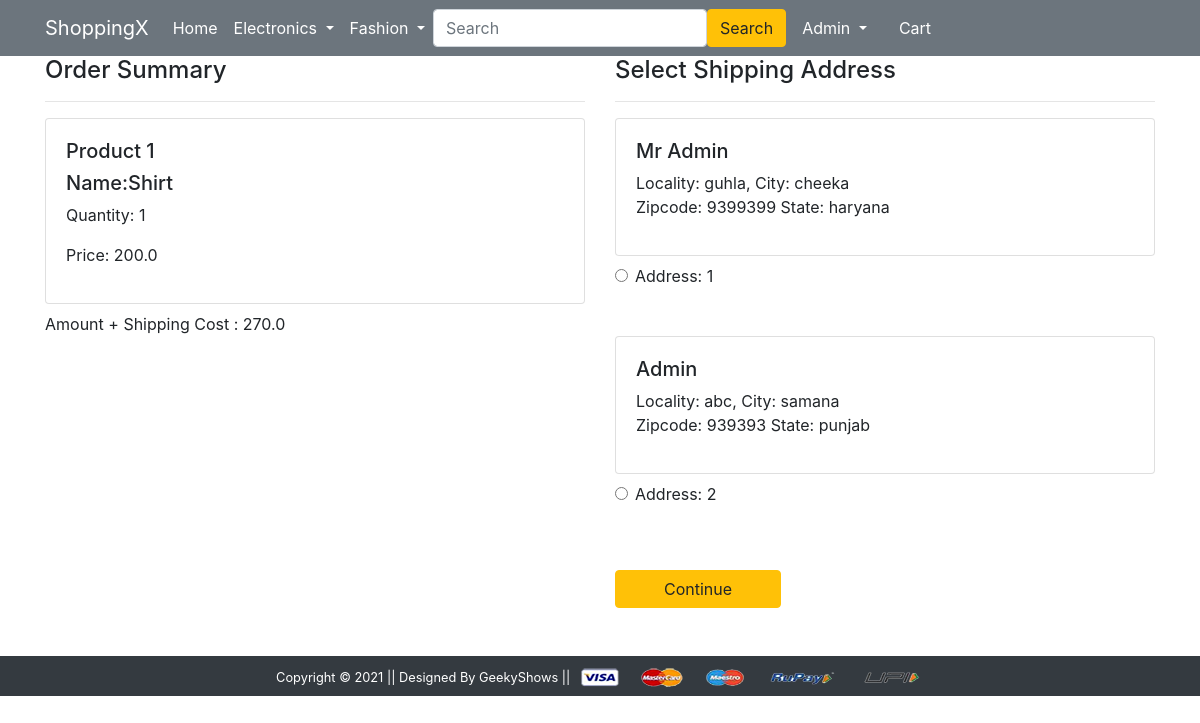
/checkout/ (signed in), run on an earlier commit of the app's database.
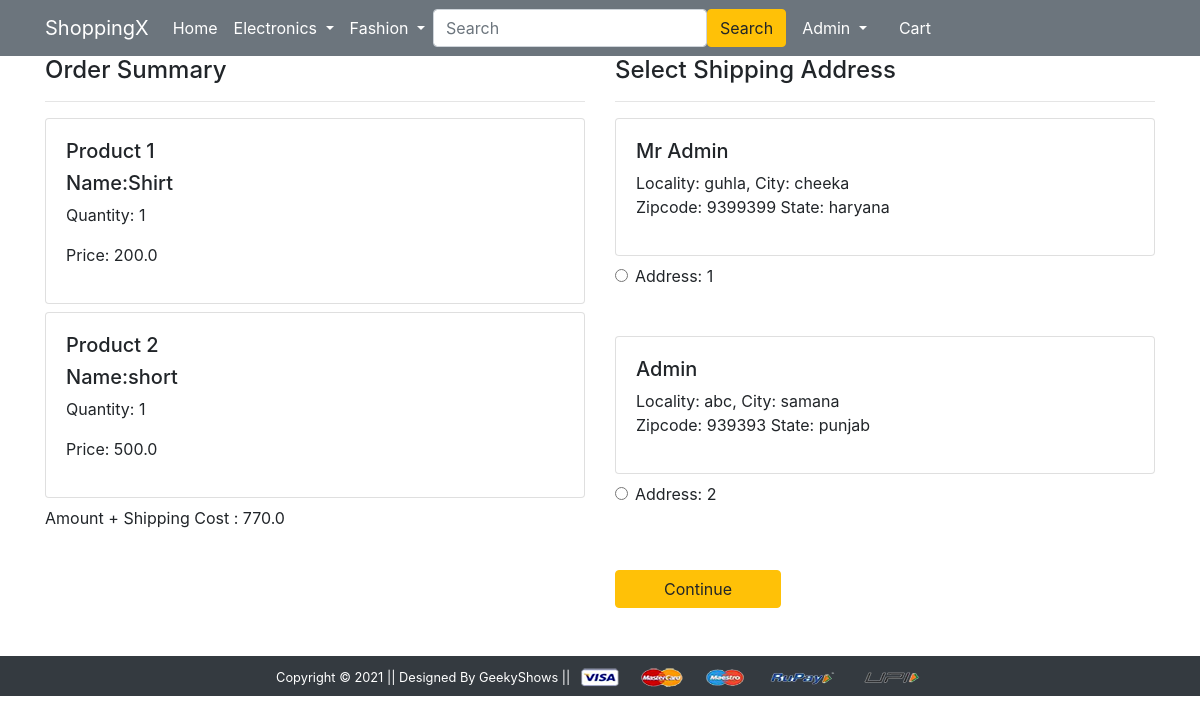
And on a later commit of the database.
### app/models.py (models this page shows, shortened)
class Cart(models.Model):
    user = models.ForeignKey(User,on_delete=models.CASCADE)
    userid = models.PositiveIntegerField(null=False)
    product = models.ForeignKey(Product,on_delete=models.CASCADE)
    quantity = models.PositiveIntegerField(default=1)

class Product(models.Model):
    title = models.CharField(max_length=100)
    selling_price = models.FloatField()
    discounted_price = models.FloatField()
    description = models.TextField()
    brand = models.CharField(max_length=100)
    category = models.CharField(choices=CATEGORY_CHOICES,max_length=2)
    product_image = models.ImageField(upload_to='productImage')

class Customer(models.Model):
    user = models.ForeignKey(User,on_delete=models.CASCADE)
    name = models.CharField(max_length=200)
    locality = models.CharField(max_length=200)
    city = models.CharField(max_length=50)
    zipcode = models.IntegerField()
    state = models.CharField(choices=STATE_CHOICES,max_length=50)

### app/views.py (the view)
# urls.py: path('checkout/', views.checkout, name='checkout'),
def checkout(request):
    customer = Customer.objects.filter(user=request.user)
    products = Cart.objects.filter(user=request.user)
    tempamount = 0.0
    totalamount = 0.0
    if products:
        for i in products:
            tempamount=(i.quantity * i.product.discounted_price)
            totalamount += tempamount
    totalamount += 70
    return render(request, 'app/checkout.html',{'customer':customer,'products':products,'totalamount':totalamount})

### app/templates/app/checkout.html
{% extends 'app/base.html' %} {% load static %} {% block title %}Buy Now{% endblock title %} {% block main-content %}
<div class="container">
    <div class="row ">
        <div class="col-6 ">
            <h4>Order Summary</h4>
            <hr>{% for i in products %}
            <div class="card mb-2 ">
                <div class="card-body">
                    <h5>Product {{forloop.counter}}</h5>
                    <h5> Name:{{i.product.title}}</h5>
                    <p>Quantity: {{i.quantity}}</p>
                    <p class="fw-bold">Price: {{i.product.discounted_price}}</p>
                </div>
            </div> {% endfor %}
            <p class="">Amount + Shipping Cost : {{totalamount}}</p>
        </div>
        <div class="col-6">
            <h4>Select Shipping Address</h4>
            <hr>
            <form action="/payment_done">
                {% for i in customer %}
                <div class="card">
                    <div class="card-body">
                        <h5 class="text-capitalize">{{i.name}}</h5>
                        <p>Locality: {{i.locality}}, City: {{i.city}} <br> Zipcode: {{i.zipcode}} State: {{i.state}} <br>
                        </p>
                    </div>
                </div>
                <div class="form-check mt-2 mb-5">
                    <input class="form-check-input" type="radio" id="custid{{forloop.counter}}" name="custid" value="{{i.id}}">
                    <label class="form-check-label fw-bold" for="">
                    Address: {{forloop.counter}} </label>
                </div>{% endfor %}
                <div class="text-end">
                    <button type="submit" class="btn btn-warning mt-3 px-5 fw-bold">Continue</button>
                </div>
            </form>
        </div>
    </div>
</div>{% endblock main-content %}

What changed in the data, as far as the page shows it:
added Cart: product "short", quantity "1", product.discounted_price "500.0"
Also different on the page:
{{ totalamount }}: "270.0" → "770.0"
